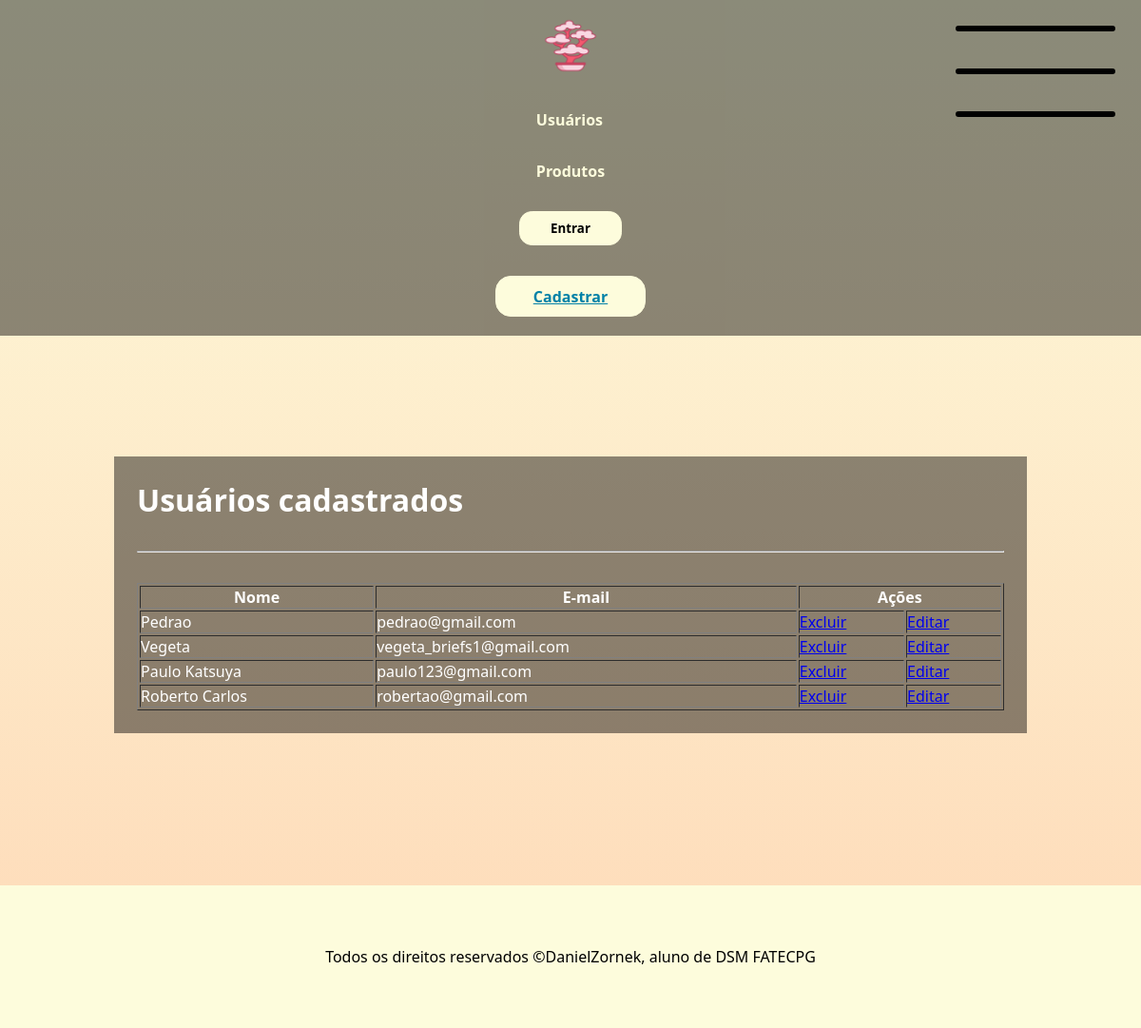
The app's page /usuarios (signed in) with its own data.
### app/models.py (models this page shows)
class Usuario(models.Model): # aqui dizemos que a classe pai Model irá dar herança para a classe usuario
    nome = models.CharField(max_length=100) # varchar, deve especificar o tamanho
    email = models.EmailField()
    senha = models.CharField(max_length=16)

### app/views.py (the view)
# urls.py: path('usuarios', views.exibirUsuarios, name="exibirUsuarios"), # digitar usuarios para entrar na página na url
def exibirUsuarios(request):
    if not request.session.get("email"):
        return redirect("login")
    usuarios = Usuario.objects.all().values()
    return render(request, "usuarios.html",
                  {'listaUsuarios': usuarios}) # passando os usuarios como parametro para mostrar eles na pagina

### app/templates/usuarios.html (shortened to what this page needs)
{% extends "template.html" %}
{% block conteudo %}
<h1>Usuários cadastrados</h1>
<hr>
<table border="1px">
    <tr>
        <th>Nome</th>
        <th>E-mail</th>
        <th colspan="2">
            Ações
        </th>
    </tr>
    {% for usuario in listaUsuarios %}
        <tr>
            <td> {{ usuario.nome }} </td>
            <td> {{ usuario.email }}</td>
            <td><a href="{% url 'excluirUsuario' usuario.id %}">Excluir</a></td>
            <td><a href="{% url 'editarUsuario' usuario.id %}">Editar</a></td>
        </tr>
    {% endfor %}
</table>
{% endblock %}

### app/static/template.css (style rules this page uses)
* { margin: 0; padding: 0; box-sizing: border-box; font-family: 'Segoe UI', Tahoma, Geneva, Verdana, sans-serif; }
:root { --cor1: #0081a7; --cor2: #00afb9; --cor3: #fdfcdc; --cor4: #fed9b7; --cor5: #f07167; }
body { background-image: linear-gradient(to bottom, var(--cor3), var(--cor4)); background-repeat: no-repeat; min-height: 120vh; display: flex; flex-direction: column; align-items: center; }

### records on screen
Usuario: nome "Pedrao", email "pedrao@gmail.com"
Usuario: nome "Vegeta", email "vegeta_briefs1@gmail.com"
Usuario: nome "Paulo Katsuya", email "paulo123@gmail.com"
Usuario: nome "Roberto Carlos", email "robertao@gmail.com"
